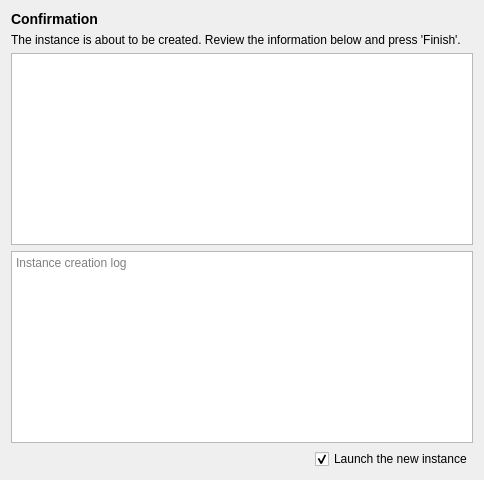
     <widget class="QWidget" name="page_8">
      <layout class="QVBoxLayout" name="verticalLayout_22">
       <item>
        <widget class="QWidget" name="widget_18" native="true">
         <layout class="QVBoxLayout" name="verticalLayout_24">
          <property name="leftMargin">
           <number>0</number>
          </property>
          <property name="topMargin">
           <number>0</number>
          </property>
          <property name="rightMargin">
           <number>0</number>
          </property>
          <property name="bottomMargin">
           <number>0</number>
          </property>
          <item>
           <widget class="QLabel" name="label_16">
            <property name="text">
             <string>&lt;h3&gt;Confirmation&lt;/h3&gt;</string>
            </property>
           </widget>
          </item>
          <item>
           <widget class="QLabel" name="label_17">
            <property name="text">
             <string>The instance is about to be created. Review the information below and press 'Finish'.</string>
            </property>
           </widget>
          </item>
         </layout>
        </widget>
       </item>
       <item>
        <widget class="QWidget" name="widget_19" native="true">
         <layout class="QVBoxLayout" name="verticalLayout_23">
          <property name="leftMargin">
           <number>0</number>
          </property>
          <property name="topMargin">
           <number>0</number>
          </property>
          <property name="rightMargin">
           <number>0</number>
          </property>
          <property name="bottomMargin">
           <number>0</number>
          </property>
          <item>
           <widget class="QTextEdit" name="review">
            <property name="lineWrapMode">
             <enum>QTextEdit::NoWrap</enum>
            </property>
            <property name="readOnly">
             <bool>true</bool>
            </property>
           </widget>
          </item>
          <item>
           <widget class="QTextEdit" name="creationLog">
            <property name="lineWrapMode">
             <enum>QTextEdit::NoWrap</enum>
            </property>
            <property name="textInteractionFlags">
             <set>Qt::TextSelectableByKeyboard|Qt::TextSelectableByMouse</set>
            </property>
            <property name="placeholderText">
             <string>Instance creation log</string>
            </property>
           </widget>
          </item>
          <item>
           <widget class="QWidget" name="widget_20" native="true">
            <layout class="QHBoxLayout" name="horizontalLayout_5">
             <property name="leftMargin">
              <number>0</number>
             </property>
             <property name="topMargin">
              <number>0</number>
             </property>
             <property name="rightMargin">
              <number>0</number>
             </property>
             <property name="bottomMargin">
              <number>0</number>
             </property>
             <item>
              <spacer name="horizontalSpacer_4">
               <property name="orientation">
                <enum>Qt::Horizontal</enum>
               </property>
               <property name="sizeHint" stdset="0">
                <size>
                 <width>304</width>
                 <height>20</height>
                </size>
               </property>
              </spacer>
             </item>
             <item>
              <widget class="QCheckBox" name="launch">
               <property name="text">
                <string>Launch the new instance</string>
               </property>
               <property name="checked">
                <bool>true</bool>
               </property>
              </widget>
             </item>
            </layout>
           </widget>
          </item>
         </layout>
        </widget>
       </item>
      </layout>
     </widget>
